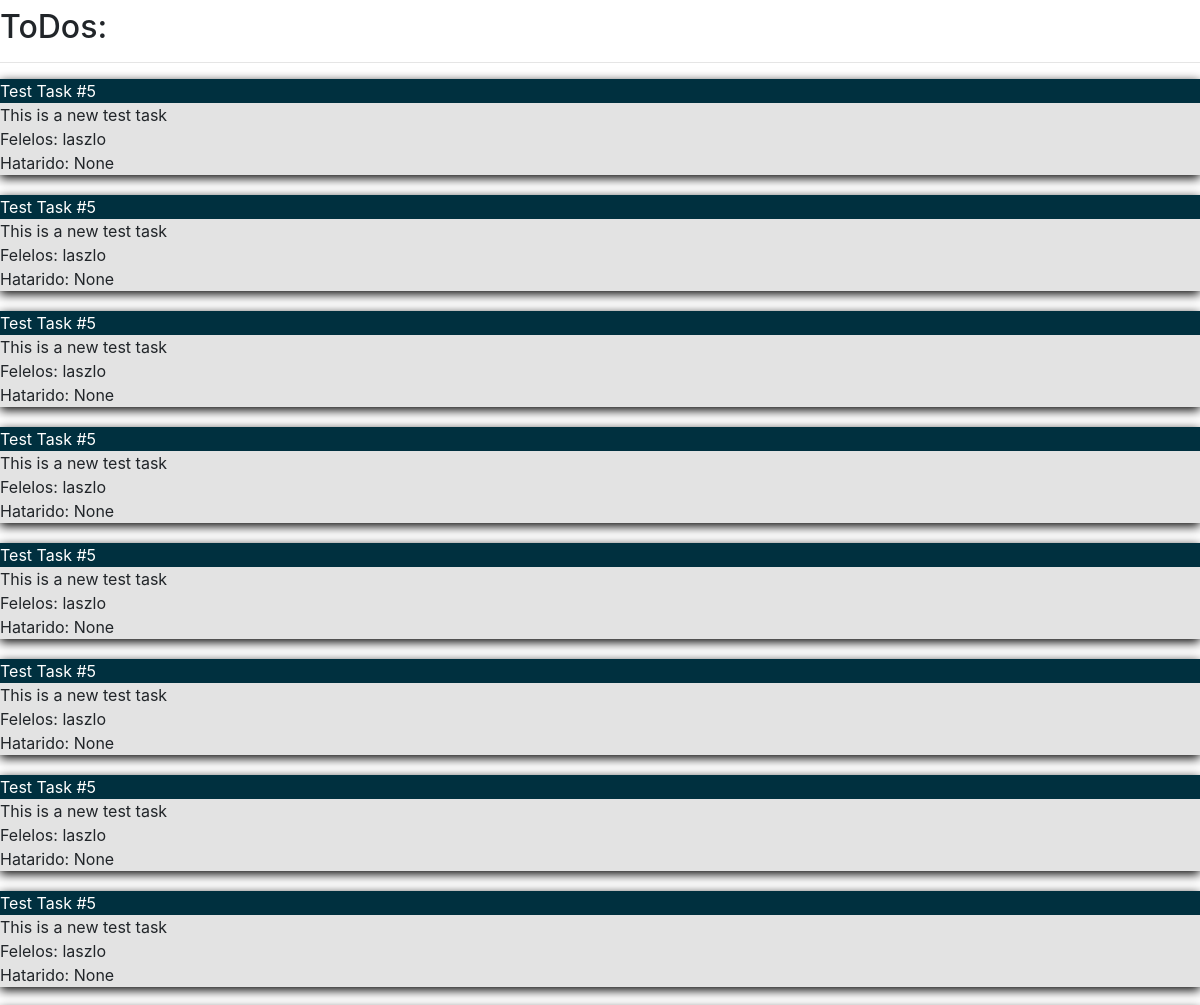
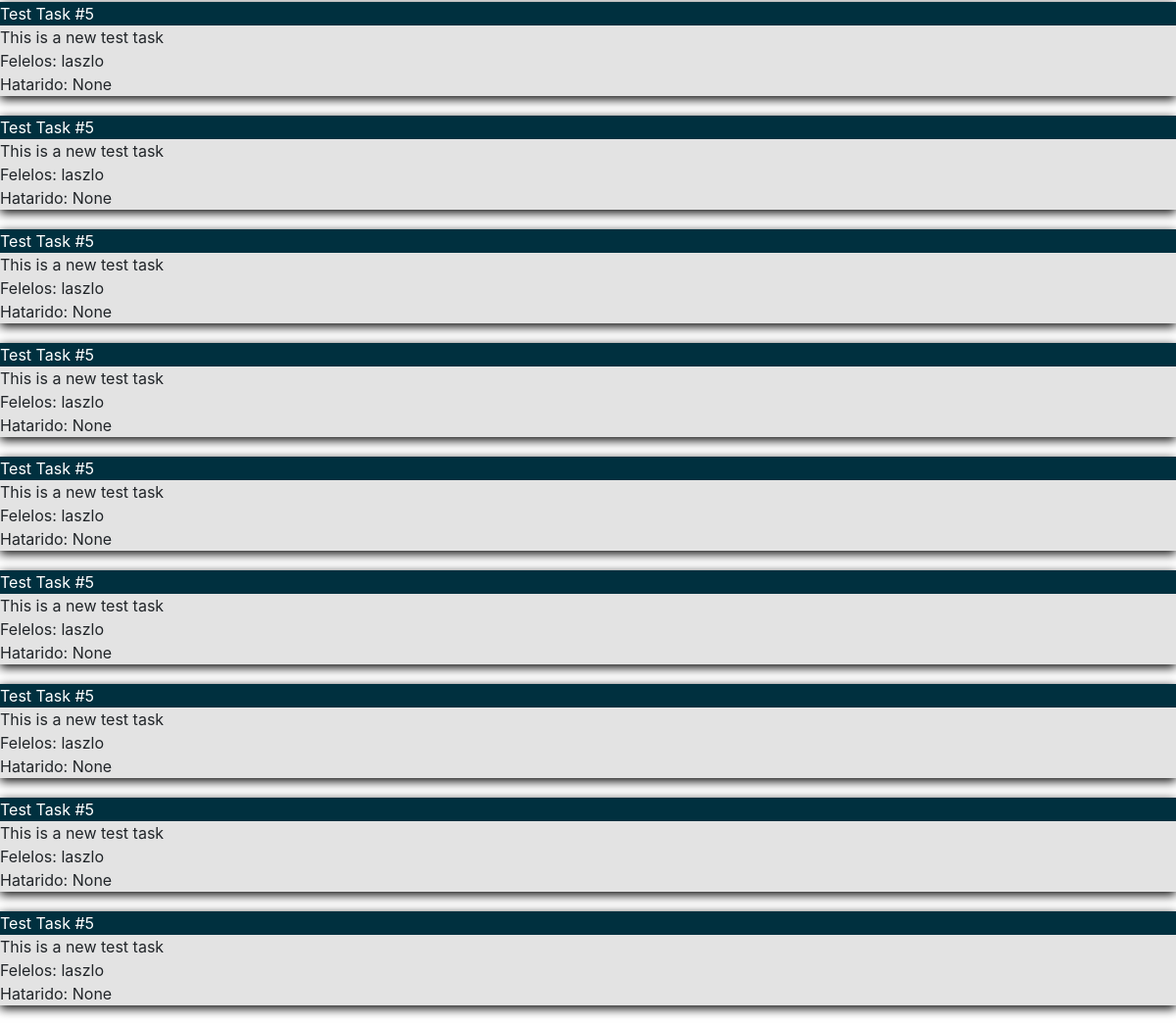
Page /todo_list/ (signed in) on the committed database (2 pictures, top to bottom).
### rem/models.py (models this page shows, shortened)
class ToDo(models.Model):
    start_day = models.DateField()
    end_day = models.DateField()
    description = models.TextField(max_length=500,)
    title = models.TextField(max_length=50, )
    responsible = models.ForeignKey(
        User,
        on_delete=models.CASCADE,
        null=True,
        related_name='responsible_user',
    )

### rem/views.py (the view)
# urls.py: path('todo_list/', todo_list, name='todo_list'),
@login_required
def todo_list(request):
    todos = ToDo.objects.filter(responsible=request.user)
    return render(request, "todo_list.html", {"todos": todos})

### templates/todo_list.html (shortened to what this page needs)
{% extends 'base.html' %}
{% block body_tasks %}
{% load static %}
<h2>ToDos:</h2>
<hr>
{% for todo in todos %}
    <div class="todo_element">
        <div class="todo_title">
            <span>{{ todo.title }}</span><br>
        </div>
        <span>{{ todo.description }}</span><br>
        <span>Felelos: {{ todo.responsible }}</span> <br>
        <span>Hatarido: {{ todo.end_day }}</span>
    </div>
{% endfor %}
{% endblock body_tasks %}

### templates/base.html (shortened to what this page needs)
{% load static %}
{% block dtd %}
<!DOCTYPE html PUBLIC "-//W3C//DTD XHTML 1.0 Strict//
    EN" "http://www.w3.org/TR/xhtml1/DTD/xhtml1-strict.dtd">
{% endblock dtd %}
{% block html_tag %}
<html lang="en-US" lang="en-US" xml: xmlns="http://www.w3.org/1999/xhtml">
{% endblock html_tag %}
{% block head %}
<head>
    {% block head_css %}
    {% block head_css_site %}
    <link rel="stylesheet" href="https://cdn.jsdelivr.net/npm/bootstrap@4.3.1/dist/css/bootstrap.min.css">
    <link href="/static/css/style.css" rel="stylesheet" type="text/css"/>
    {% endblock head_css_site %}
    {% endblock head_css %}
</head>
{% endblock head %}
{% block body %}
<body>
<div id="main">
    {% block body_content %}
    {% block body_tasks %}
    {% endblock body_tasks %}
    {% endblock body_content %}
</div>
{% endblock body %}
</body>
</html>

### static/css/style.css (style rules this page uses)
.todo_element { margin-bottom: 20px; background-color: #e3e3e3; box-shadow: 0 3px 10px black; }
.todo_title { color: white; background-color: #00303F; }

### rows in the picture
ToDo: title "Test Task #5", description "This is a new test task", responsible "laszlo", end_day "None"
ToDo: title "Test Task #5", description "This is a new test task", responsible "laszlo", end_day "None"
ToDo: title "Test Task #5", description "This is a new test task", responsible "laszlo", end_day "None"
ToDo: title "Test Task #5", description "This is a new test task", responsible "laszlo", end_day "None"
ToDo: title "Test Task #5", description "This is a new test task", responsible "laszlo", end_day "None"
ToDo: title "Test Task #5", description "This is a new test task", responsible "laszlo", end_day "None"
ToDo: title "Test Task #5", description "This is a new test task", responsible "laszlo", end_day "None"
ToDo: title "Test Task #5", description "This is a new test task", responsible "laszlo", end_day "None"
ToDo: title "Test Task #5", description "This is a new test task", responsible "laszlo", end_day "None"
ToDo: title "Test Task #5", description "This is a new test task", responsible "laszlo", end_day "None"
ToDo: title "Test Task #5", description "This is a new test task", responsible "laszlo", end_day "None"
ToDo: title "Test Task #5", description "This is a new test task", responsible "laszlo", end_day "None"
ToDo: title "Test Task #5", description "This is a new test task", responsible "laszlo", end_day "None"
ToDo: title "Test Task #5", description "This is a new test task", responsible "laszlo", end_day "None"
ToDo: title "Test Task #5", description "This is a new test task", responsible "laszlo", end_day "None"
ToDo: title "Test Task #5", description "This is a new test task", responsible "laszlo", end_day "None"
ToDo: title "Test Task #5", description "This is a new test task", responsible "laszlo", end_day "None"
